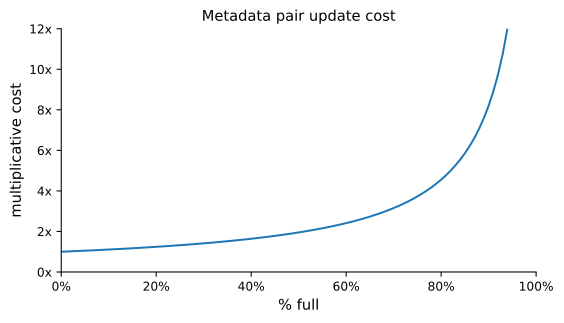

Here is the Python script that generated this plot:
#!/usr/bin/env python

import matplotlib
matplotlib.use('SVG')
import matplotlib.pyplot as plt
import numpy as np

matplotlib.rc('font', family='sans-serif', size=11)
matplotlib.rc('axes', titlesize='medium', labelsize='medium')
matplotlib.rc('xtick', labelsize='small')
matplotlib.rc('ytick', labelsize='small')

fig, ax = plt.subplots(figsize=(6, 3.5))
ax.set_title('Metadata pair update cost')

# multiplicative cost of metadata
def cost(r, n, size):
    cost = n + n*(r*(size/n) / ((1-r)*(size/n) + 1))
    return cost / n

t = np.arange(0.0, 1.0, 0.01)
ax.plot(t, cost(t, 100, 4096))

ax.set_xlabel('% full')
ax.set_xlim(0, 1)
ax.set_ylabel('multiplicative cost')
ax.set_ylim(0, 12)

xticks = np.arange(0.0, 1+0.1, 0.2)
ax.set_xticks(xticks)
ax.set_xticklabels(['%d%%' % (100*t) for t in xticks])
yticks = np.arange(0, 12+1, 2)
ax.set_yticks(yticks)
ax.set_yticklabels(['%dx' % t for t in yticks])

ax.spines['right'].set_visible(False)
ax.spines['top'].set_visible(False)

fig.tight_layout()
plt.savefig('metadata-cost.svg', bbox_inches="tight")
